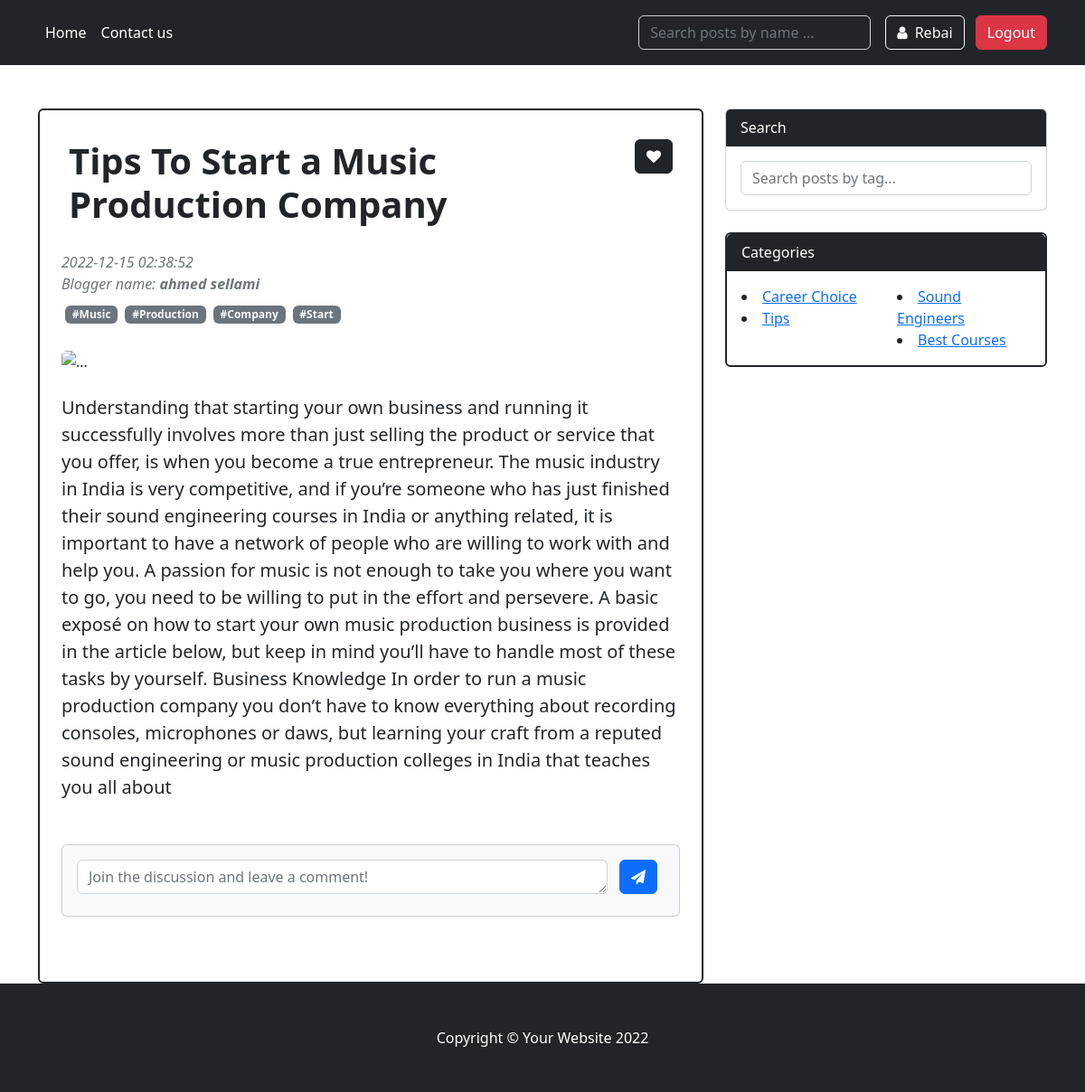
/INC/view/post.php?id=17 (signed in), run on the app's committed database.
### tables this page shows
CREATE TABLE `post` (
  `id` int(11) NOT NULL,
  `header` varchar(200) NOT NULL,
  `content` varchar(1000) NOT NULL,
  `likes` int(11) DEFAULT 0,
  `comments` int(11) DEFAULT 0,
  `submit_date` timestamp NOT NULL DEFAULT current_timestamp(),
  `title` varchar(100) NOT NULL,
  `category_id` int(11) NOT NULL,
  `views` int(11) NOT NULL DEFAULT 0,
  `tags` varchar(200) NOT NULL,
  `blogger` varchar(100) NOT NULL DEFAULT 'ahmed sellami'
);

CREATE TABLE `category` (
  `id` int(11) NOT NULL,
  `name` varchar(100) NOT NULL
);

### INC/model/User.php (called while the page is built, shortened)
<?php
class User
{
    public static function findLikedPost($db, $id, $post)
    {
        try {
            $sql = 'SELECT * FROM users WHERE id =? and (likedPost LIKE ? )';
            $params = array($id, "%" . $post . "%");
            $resultat = $db->execute_query($sql, $params);
            $row = $resultat->fetchAll(PDO::FETCH_OBJ);
            if (count($row) > 0) {
                return true;
            } else {
                return false;
            }
        } catch (PDOException $e) {
            if ($e->getCode() == 2300) {
                $message = $e->getMessage();
            }
            return false;
        }
    }
}

### INC/model/Database.php (called while the page is built, shortened)
<?php
class Database {
private $pdo;
private function __construct($host,$dbname,$user,$pass){
try{
$dsn = "mysql:host=".$host.";dbname=".$dbname;
$this->pdo = new PDO($dsn,$user,$pass);
$this->pdo->setAttribute(PDO::ATTR_ERRMODE, PDO::ERRMODE_EXCEPTION);
}
catch(PDOException $except){
echo"Echec de la connexion: ". $except->getMessage();
die();
}
}
public function execute_query($sql, $params = null){
    if ($params == null) {
    $resultat = $this->pdo->query($sql);
    }
    else {
    $resultat = $this->pdo->prepare($sql);
    $resultat->execute($params);
    }
    if(!$resultat) {
    $erreur=$this->pdo->errorInfo();
    echo "Lecture impossible, code", $this->pdo->errorCode(),$erreur[2];
    die();
    }else {
    return $resultat;
    }
    }
}

### INC/model/Post.php (called while the page is built, shortened)
<?php
class Post
{
    public static function getbyid($db, $id)
    {
        $sql = "SELECT post.id,post.category_id, post.title, post.header, post.blogger, post.content,post.likes,post.views,post.submit_date,post.comments,post.tags, category.name as category
        FROM post
        LEFT JOIN category
        ON post.category_id = category.id
        WHERE post.id=?";
        $params = array($id);
        $resultat = $db->execute_query($sql, $params);
        if (!$resultat) {
            $erreur = $db->errorInfo();
            echo "Lecture impossible, id", $db->errorCode(), $erreur[2];
        } else {
            return $resultat->fetch(PDO::FETCH_OBJ);
        }
    }
}

### INC/model/Category.php (called while the page is built, shortened)
<?php
class Category {
    public static function getAll($db){
        $sql = "SELECT * from category";
        $resultat = $db->execute_query($sql);
        if(!$resultat) {
        $erreur=$db->errorInfo();
        echo "Lecture impossible, id", $db->errorCode(),$erreur[2];
        }
        else{
        return $resultat->fetchAll(PDO::FETCH_OBJ);
        }
        }
}
?>

### INC/controller/PostsC.php (the view, shortened to what this page needs)
<?php
require_once __DIR__ . '/../model/Post.php';
require_once __DIR__ . '/../model/Comment.php';
require_once __DIR__ . '/../model/User.php';
$db = Config::getDB();
function findLikedPost($id, $post)
{
  global $db;
  return User::findLikedPost($db, $id, $post);
}
function convert($string)
{
  try {
    $res = explode("#", trim($string, '#'));
    $output = "";
    foreach ($res as $tag) {
      $output .= "<a class='m-1 badge bg-secondary text-decoration-none link-light' href='#!'>#$tag</a>";
    }
    return $output;
  } catch (Exception $e) {
    var_dump($e);
    return "";
  }
}
function getPostByid($id)
{
  global $db;
  $post = Post::getbyid($db, $id);
  if (isset($_SESSION["user"])) {
    $user = $_SESSION["user"];
  } else {
    $user = null;
  }
  if (!is_null($user) && $user->isAdmin) {
    $edit = "                  <div class='ms-auto p-2 bd-highlight'>
    <div class='dropdown'>
      <i class='fa fa-bars' aria-hidden='true' aria-hidden='true' id='dropdownMenuButton1' data-bs-toggle='dropdown' aria-expanded='false'></i>
      <ul class='dropdown-menu' aria-labelledby='dropdownMenuButton1'>
        <li>
          <a class='dropdown-item d-flex bd-highlight mb-3' data-bs-toggle='modal' data-bs-target='#exampleModal'>
            <div class='p-2 bd-highlight'><i class='fa fa-edit' aria-hidden='true'></i></div>
            <div class='ms-auto p-2 bd-highlight'> Edit</div>
          </a>
        </li>
        <li>
          <a class='dropdown-item d-flex bd-highlight mb-3' href='../controller/DeletePC.php?id=$id'>
            <div class='p-2 bd-highlight'><i class='fa fa-trash' aria-hidden='true'></i></div>
            <div class='ms-auto p-2 bd-highlight'> Delete</div>
          </a>
        </li>
      </ul>
    </div>
  </div>";
  } else if (!is_null($user) && !$user->isAdmin) {
    if (!findLikedPost($user->id, $id)) {
      $color = 'btn-dark';
    } else {
      $color = 'btn-danger';
    }
    $edit = "<div class='ms-auto p-2 bd-highlight'>
    <a href='../controller/LikeC.php?id=$id&user=$user->id' class='btn $color ' name='comment' id='comments'>
                                  <i class='fa fa-heart'></i>
                                </a>
    </div>";
  } else {
    $edit = "";
  }
  $result = "
          <header class='mb-4'>
                      <div class='d-flex bd-highlight mb-3'>
                        <div class='p-2 bd-highlight'>
                          <h1 class='fw-bolder mb-1'>$post->title</h1>
                        </div>
                        $edit
                      </div>
                      <div class='text-muted fst-italic mb-2'>
                      $post->submit_date<br/>
                      Blogger name: <b>$post->blogger</b>
                      </div>" . convert($post->tags) . "
                    </header>
                    <figure class='mb-4'>
                      <img class='img-fluid rounded' src='../SRC/img/$post->id.jpg' alt='...' />
                    </figure>
                    <section class='mb-5'>
                      <p class='fs-5 mb-4'>
                      $post->content
                      </p>
                    </section>";
  return $result;
}

### INC/controller/CategoryC.php (shortened to what this page needs)
<?php
require_once __DIR__ . '/../model/Category.php';
$db = Config::getDB();
function getAllCategories()
{
    global $db;
    $categories = Category::getAll($db);
    if (count($categories) > 1) {
        list($array1, $array2) = array_chunk($categories, ceil(count($categories) / 2));
    } else {
        $array1 = $categories;
    }
    $result = "
    <div class='card mb-4 border border-dark border-2'>
          <div class='card-header  text-bg-dark'>Categories</div>
          <div class='card-body'>
            <div class='row'>
              <div class='col-sm-6'>
              ";
    foreach ($array1 as $value) {
        $result .= "<li><a id='$value->id' href='#$value->id' onClick='searchID(this.id);'>$value->name</a></li>";
    }
    $result .= "
              </div>
              <div class='col-sm-6'>";
    if (count($categories) > 1) {
        foreach ($array2 as $value) {
            $result .= "<li><a id='$value->id' href='#$value->id' onClick='searchID(this.id);'>$value->name</a></li>";
        }
    }
    $result .= "
                </div>
                </div>
            </div>
            </div>";
    return $result;
}

### data on the page
post: title "Tips To Start a Music Production Company", submit_date "2022-12-15 02:38:52", blogger "ahmed sellami", tags "Music", tags "Production", tags "Company", tags "Start", content "Understanding that starting your own business and running it successfully involves more than just selling the product or service that you offer, is when you become a true entrepreneur. The music industry in India is very competitive, and if you’re someone who has just finished their sound engineering courses in India or anything related, it is important to have a network of people who are willing to work with and help you. A passion for music is not enough to take you where you want to go, you need to be willing to put in the effort and persevere. A basic exposé on how to start your own music production business is provided in the article below, but keep in mind you’ll have to handle most…"
category: name "Career Choice"
category: name "Tips"
category: name "Sound Engineers"
category: name "Best Courses"

### other printed values
$user->usersUid "Rebai"
